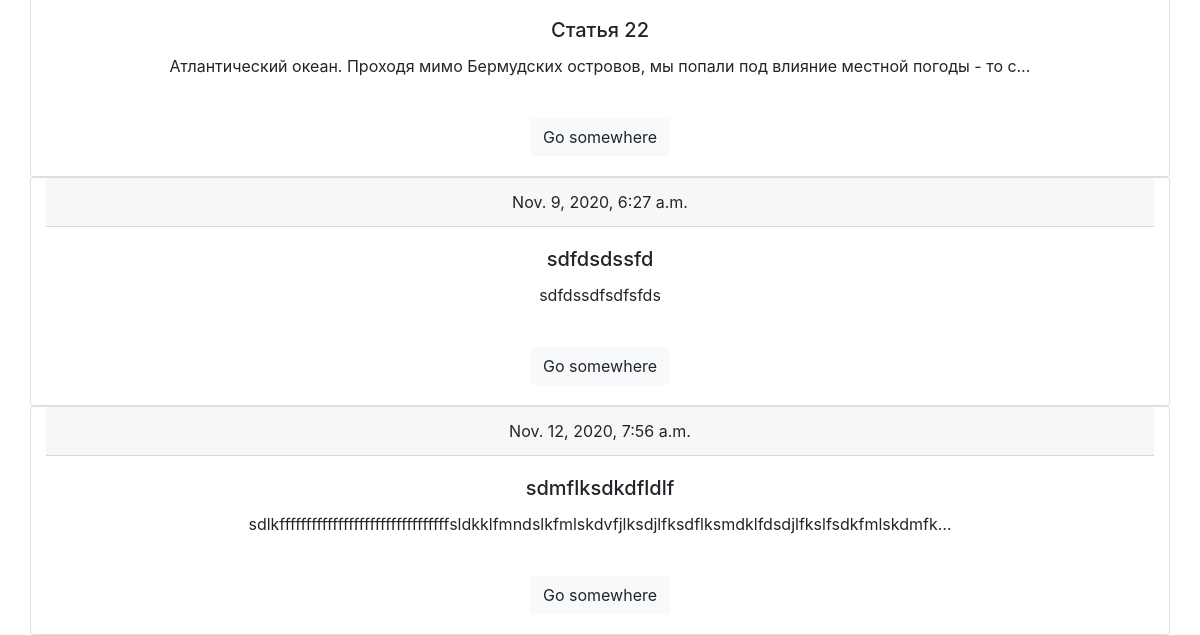
The app's page / (lower part), older data.
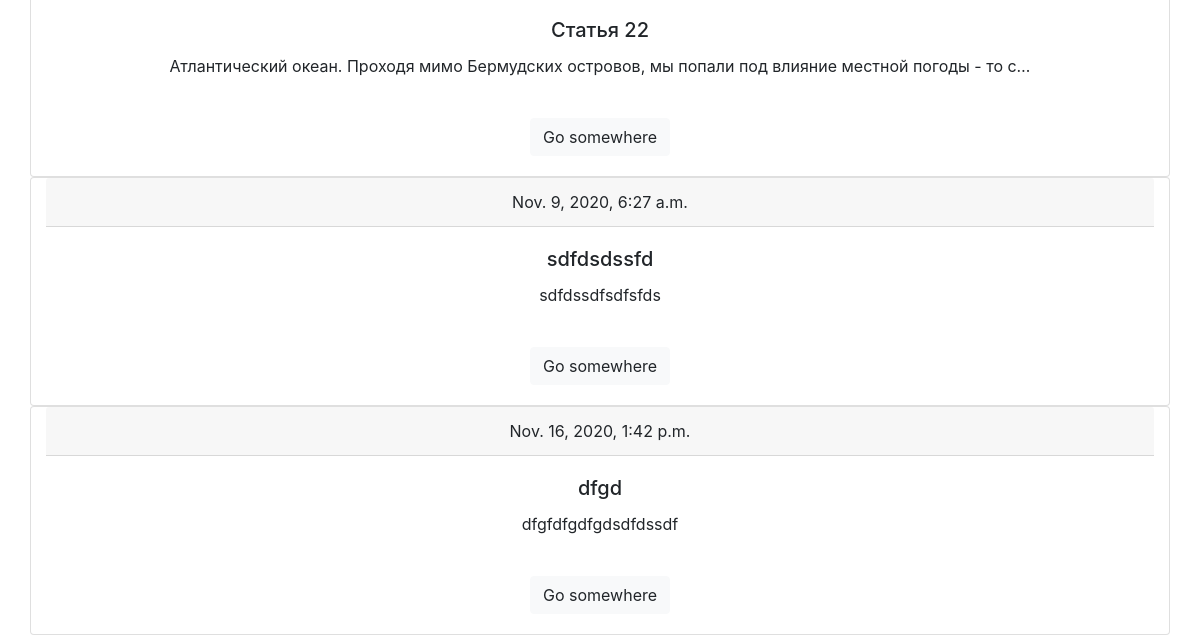
The same page, newer data.
### main/models.py (models this page shows, shortened)
class Article(models.Model):
    user_id = models.ForeignKey(User, on_delete=models.CASCADE, blank=True, null=True)
    create_date = models.DateTimeField(auto_now=True)
    title = models.CharField('title', max_length=100, null=False)
    body = models.TextField('body', null=False)

### main/views.py (the view)
# urls.py: path('', views.HomeListView.as_view()),
class HomeListView(ListView):
    model = Article
    template_name = 'main/index.html'
    context_object_name = 'articles'

### main/templates/main/index.html
{% extends 'main/base.html' %}
{% block content %}
{% for i in articles%}
<div class="card container">
  <div class="card-header">
      {{i.create_date}}
  </div>
  <div class="card-body">
    <h5 class="card-title">{{i.title}}</h5>
    <p class="card-text">{{i.body|truncatechars:"100"}}</p><br>
    <a href="/article/{{i.id}}" class="btn btn-light">Go somewhere</a>
  </div>
</div>
{% endfor %}
{% endblock %}

Row changes from the older to the newer data that the page shows:
removed Article: create_date "Nov. 12, 2020, 7:56 a.m.", title "sdmflksdkdfldlf", body "sdlkffffffffffffffffffffffffffffffffsldkklfmndslkfmlskdvfjlksdjlfksdflksmdklfdsdjlfkslfsdkfmlskdmfk…"
added Article: create_date "Nov. 16, 2020, 1:42 p.m.", title "dfgd", body "dfgfdfgdfgdsdfdssdf"
